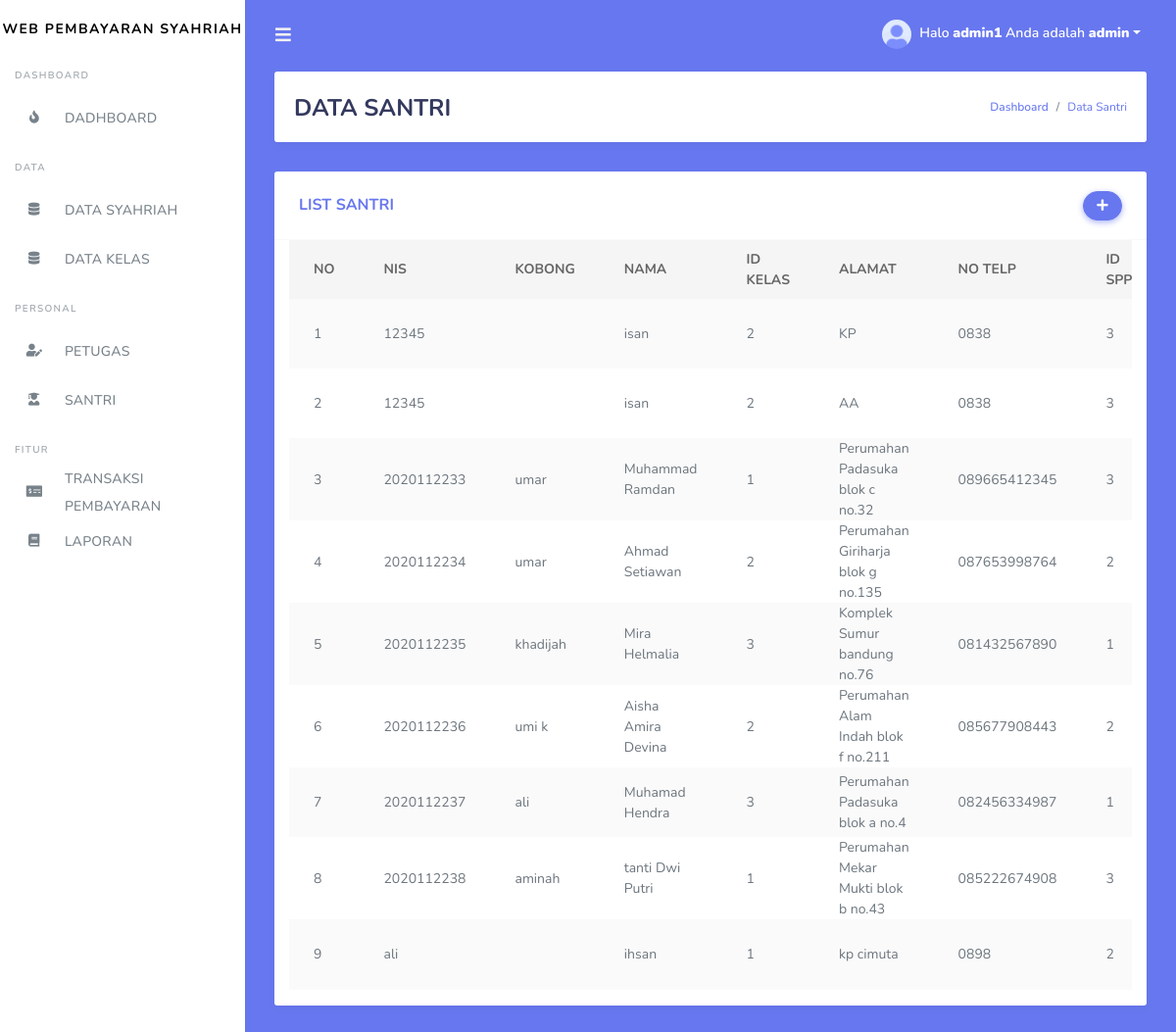
The app's page /siswa.php (signed in) with its own data.
### tables this page shows
CREATE TABLE `siswa` (
  `nis` varchar(11) NOT NULL,
  `Kobong` varchar(11) NOT NULL,
  `nama` varchar(35) NOT NULL,
  `id_kelas` int(11) NOT NULL,
  `alamat` text NOT NULL,
  `no_telp` varchar(13) NOT NULL,
  `id_spp` int(11) NOT NULL
);

CREATE TABLE `kelas` (
  `id_kelas` int(11) NOT NULL,
  `nama_kelas` varchar(20) NOT NULL
);

CREATE TABLE `spp` (
  `id_spp` int(11) NOT NULL,
  `tahun` int(11) NOT NULL,
  `nominal` int(11) NOT NULL
);

### siswa.php (the view, shortened to what this page needs)
<!DOCTYPE html>
<html>
  <head>
  </head>
<body>
	<?php
  include ('tampilan/header.php');
  include ('tampilan/sidebar.php');
?>
      <div class="main-content bg-primary">
        <section class="section">
          <div class="section-header">
            <h1>DATA SANTRI</h1>
            <div class="section-header-breadcrumb">
              <div class="breadcrumb-item active"><a href="dashboard.php">Dashboard</a></div>
              <div class="breadcrumb-item text-primary">Data Santri</div>
            </div>
          </div>
            <div class="row">
              <div class="col-md-12">
                <div class="card">
                  <div class="card-header">
                    <h4>LIST SANTRI</h4>
                    <div class="card-header-form">
                      <form>
                          <div class="input-group-btn">
                            <a href="tambah_siswa.php" class="btn btn-primary"><i class="fas fa-plus"></i></a>
                        </div>
                      </form>
                    </div>
                  </div>
                  <div class="card-body p-0 ">
                  <div class="col-md-12">
                    <div class="table-responsive ">
                      <table class="table table-striped ">
                       <thead>
                          <tr>
                          <th>NO</th>
                          <th>NIS</th>
                          <th>KOBONG</th>
                          <th>NAMA</th>
                          <th>ID KELAS</th>
                          <th>ALAMAT</th>
                          <th>NO TELP</th>
                          <th>ID SPP</th>
                        </tr>
                        </thead>
                         <tbody>
                           <?php
                              $query = "SELECT * FROM siswa,kelas,spp where siswa.id_kelas=kelas.id_kelas AND siswa.id_spp=spp.id_spp ORDER BY nis ASC";
                        $result = mysqli_query($koneksi, $query);
                              $no = 1;
                              while($row = mysqli_fetch_assoc($result))
                              {
                              ?>
                        <tr>
                          <td><?php echo $no; ?></td>
                          <td><?php echo $row['nis']; ?></td>
                           <td><?php echo $row['Kobong']; ?></td>
                            <td><?php echo $row['nama']; ?></td>
                             <td><?php echo $row['id_kelas']; ?></td>
                              <td><?php echo $row['alamat']; ?></td>
                               <td><?php echo $row['no_telp']; ?></td>
                                <td><?php echo substr ($row['id_spp'], 0, 20); ?></td>
                        </tr>
                         <?php
                           $no++;
                           }
                         ?>
                         </tbody>
                      </table>
                    </div>
                  </div>
                </div>
              </div>
              </div>
            </div>
          </div>
        </div>
      </div>
</body>
</html>

### tampilan/header.php (shortened to what this page needs)
<!DOCTYPE html>
<html lang="en">
  <head>
  <link rel="stylesheet" href="bootstrap/bootstrap.min.css">
  <link rel="stylesheet" href="assets/fontawesome-free/css/all.css">
  <link rel="stylesheet" href="css/style.css">
  <link rel="stylesheet" href="css/components.css">
  </head>
  </html>

### tampilan/sidebar.php (shortened to what this page needs)
  <?php
  if($_SESSION['level']=="admin"){
  ?>
<body>
  <div id="app">
    <div class="main-wrapper">
      <nav class="navbar navbar-expand-lg main-navbar">
        <form class="form-inline mr-auto">
          <ul class="navbar-nav mr-3">
            <li><a href="#" data-toggle="sidebar" class="nav-link nav-link-lg"><i class="fas fa-bars"></i></a></li>
          </ul>
        </form>
        <ul class="navbar-nav navbar-right">
          <li class="dropdown"><a href="#" data-toggle="dropdown" class="nav-link dropdown-toggle nav-link-lg nav-link-user">
            <img alt="image" src="img/avatar/avatar-1.png" class="rounded-circle mr-1">
            Halo <b><?php echo $_SESSION['username']; ?></b> Anda adalah <b><?php echo $_SESSION['level']; ?></b></a>
          </li>
        </ul>
      </nav>
      <div class="main-sidebar">
        <aside id="sidebar-wrapper">
          <div class="sidebar-brand">
            <a>Web Pembayaran Syahriah</a>
          </div>
          <ul class="sidebar-menu">
              <li class="menu-header">Dashboard</li>
              <li>
                <a href="dashboard.php" class="nav-link"><i class="fas fa-fire"></i><span>DADHBOARD</span></a>
              </li>
              <li class="menu-header">Data</li>
              <li><a class="nav-link" href="spp.php"><i class="fas fa-database"></i> <span>DATA SYAHRIAH</span></a></li>
              <li><a class="nav-link" href="kelas.php"><i class="fas fa-database"></i> <span>DATA KELAS</span></a></li>
              <li class="menu-header">Personal</li>
              <li><a class="nav-link" href="petugas.php"><i class="fas fa-user-edit"></i> <span>PETUGAS</span></a></li>
              <li><a class="nav-link" href="siswa.php"><i class="fas fa-user-graduate"></i> <span>SANTRI</span></a></li>
              <li class="menu-header">Fitur</li>
              <li><a class="nav-link" href="transaksi.php"><i class="fas fa-money-check-alt"></i> <span>TRANSAKSI PEMBAYARAN</span></a></li>
              <li><a class="nav-link" href="laporan.php"><i class="fas fa-book"></i> <span>LAPORAN</span></a></li>
        </aside>
      </div>
<?php
}

### records on screen
siswa: nis "12345", nama "isan", id_kelas.id_kelas "2", alamat "KP", no_telp "0838", id_spp.id_spp "3"
siswa: nis "12345", nama "isan", id_kelas.id_kelas "2", alamat "AA", no_telp "0838", id_spp.id_spp "3"
siswa: nis "2020112233", Kobong "umar", nama "Muhammad Ramdan", id_kelas.id_kelas "1", alamat "Perumahan Padasuka blok c no.32", no_telp "089665412345", id_spp.id_spp "3"
siswa: nis "2020112234", Kobong "umar", nama "Ahmad Setiawan", id_kelas.id_kelas "2", alamat "Perumahan Giriharja blok g no.135", no_telp "087653998764", id_spp.id_spp "2"
siswa: nis "2020112235", Kobong "khadijah", nama "Mira Helmalia", id_kelas.id_kelas "3", alamat "Komplek Sumur bandung no.76", no_telp "081432567890", id_spp.id_spp "1"
siswa: nis "2020112236", Kobong "umi k", nama "Aisha Amira Devina", id_kelas.id_kelas "2", alamat "Perumahan Alam Indah blok f no.211", no_telp "085677908443", id_spp.id_spp "2"
siswa: nis "2020112237", Kobong "ali", nama "Muhamad Hendra", id_kelas.id_kelas "3", alamat "Perumahan Padasuka blok a no.4", no_telp "082456334987", id_spp.id_spp "1"
siswa: nis "2020112238", Kobong "aminah", nama "tanti Dwi Putri", id_kelas.id_kelas "1", alamat "Perumahan Mekar Mukti blok b no.43", no_telp "085222674908", id_spp.id_spp "3"
siswa: nis "ali", nama "ihsan", id_kelas.id_kelas "1", alamat "kp cimuta", no_telp "0898", id_spp.id_spp "2"

### other values on screen
$_SESSION['username'] "admin1"
$_SESSION['level'] "admin"
